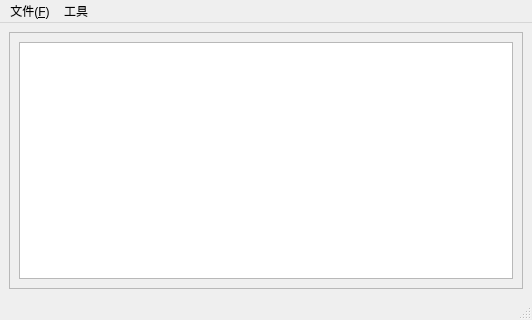
<?xml version="1.0" encoding="UTF-8"?>
<ui version="4.0">
 <class>TextEdit</class>
 <widget class="QMainWindow" name="TextEdit">
  <property name="geometry">
   <rect>
    <x>0</x>
    <y>0</y>
    <width>532</width>
    <height>320</height>
   </rect>
  </property>
  <property name="windowTitle">
   <string>MainWindow</string>
  </property>
  <widget class="QWidget" name="centralwidget">
   <layout class="QHBoxLayout" name="horizontalLayout">
    <item>
     <widget class="QScrollArea" name="scrollArea">
      <property name="widgetResizable">
       <bool>true</bool>
      </property>
      <widget class="QWidget" name="scrollAreaWidgetContents">
       <property name="geometry">
        <rect>
         <x>0</x>
         <y>0</y>
         <width>512</width>
         <height>255</height>
        </rect>
       </property>
       <layout class="QVBoxLayout" name="verticalLayout">
        <item>
         <widget class="QTextEdit" name="textEdit11"/>
        </item>
       </layout>
      </widget>
     </widget>
    </item>
   </layout>
  </widget>
  <widget class="QMenuBar" name="menubar">
   <property name="geometry">
    <rect>
     <x>0</x>
     <y>0</y>
     <width>532</width>
     <height>23</height>
    </rect>
   </property>
   <widget class="QMenu" name="menu_F">
    <property name="title">
     <string>文件(&amp;F)</string>
    </property>
    <addaction name="action_S"/>
    <addaction name="action_S_2"/>
   </widget>
   <widget class="QMenu" name="menu">
    <property name="title">
     <string>工具</string>
    </property>
    <addaction name="action"/>
   </widget>
   <addaction name="menu_F"/>
   <addaction name="menu"/>
  </widget>
  <widget class="QStatusBar" name="statusbar"/>
  <action name="action_S">
   <property name="text">
    <string>保存(&amp;S)</string>
   </property>
   <property name="shortcut">
    <string>Ctrl+S</string>
   </property>
  </action>
  <action name="action_S_2">
   <property name="text">
    <string>退出(S)</string>
   </property>
  </action>
  <action name="action">
   <property name="text">
    <string>字体</string>
   </property>
  </action>
 </widget>
 <resources/>
 <connections/>
</ui>
